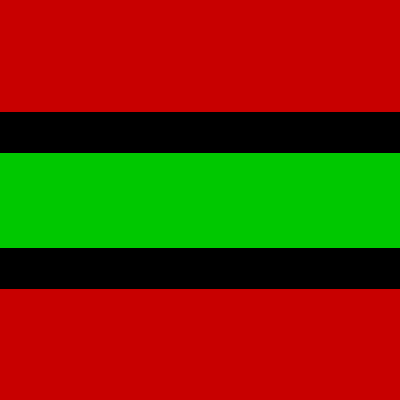
Frame 1 (no input)
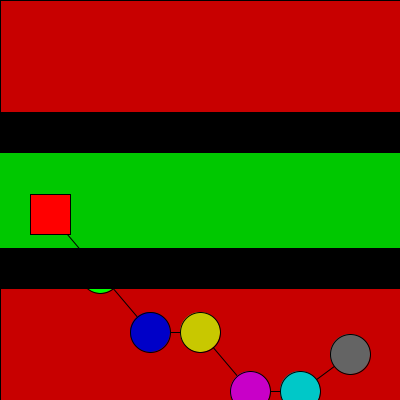
Frame 60 (the mouse pressed at the canvas centre just before this capture)
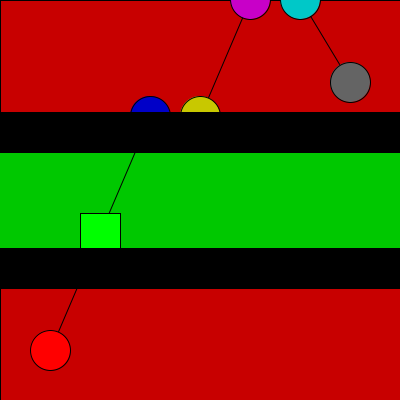
Frame 120 (the mouse held since frame 60 and released just before this capture)

The Processing sketch that drew these frames (run headless with seeded random() and noise(); from frame 60 on, the mouse is pressed at the canvas centre):

// Processing sketch: processing_122942
// ── processing_122942.pde

float [ ] x ={ 50, 100, 150, 200, 250, 300, 350  };
float [ ] y = { -22, -22, -22, -22, -22, -22, -22};
float [ ] deltay= { 4, 5, 6, 6, 7, 7, 8 };
float diam = 40;
color [ ] col = {
                color( 255, 0, 0 ),
                color( 0, 255, 0 ),
                color( 0, 0, 200 ),
                color( 200, 200, 0 ),
                color( 200, 0, 200 ),
                color( 0, 200, 200 ),
                color( 100 )
                };
void setup()
{
     size( 400, 400 );  
   smooth( );
   rectMode( CENTER );
   noStroke( );
}

void draw()
{
    drawBackground( ); 
    drawLines( );
    drawFigures( );
    moveFigures( );    
    drawBars( );   
}

void drawBackground( )
{
    background( 0, 200, 0 );
    fill( 200, 0, 0 );
    rect( width/2, height*.165, width, height*.33 );
    rect( width/2, height*.835, width, height*.33 );
}

void drawBars( )
{
   fill( 0 );
   rect( width/2, height*.33, width, diam );
   rect( width/2, height*.67, width, diam );
}

void drawFigures( )
{ 
  for (int i=0; i<x.length; i++)
{
  fill (col[i]);
  if            (y[i]>height*.33 && y[i]<height*.67)
                rect(x[i],y[i],diam, diam);
  else 
                ellipse(x[i],y[i],diam, diam);
}
}

void moveFigures( ) 
{
  for (int i=0; i<x.length; i++)
  {
    y[i]=y[i]+deltay[i];
    if (y[i]>height || y[i]<0-20 )
    deltay[i]=-deltay[i];
  }
}

void drawLines()
{
  stroke (0,255);
  for (int i=1; i<x.length; i++)
  {
    int z=i-1;
    line (x[i], y[i], x[z],y[z]);
  }
}
